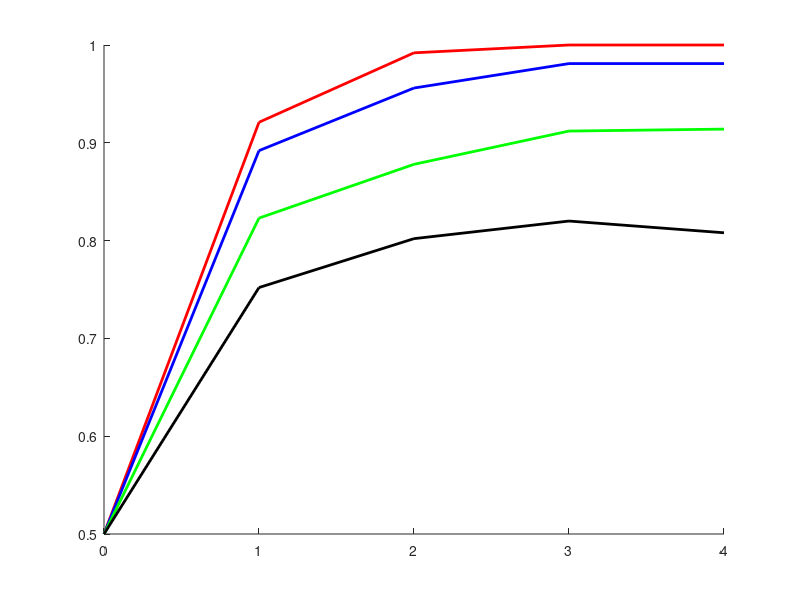

Write the MATLAB code that produced this figure.
twoAFC = repmat(0.5, 4, 5);

%% 2FC
twoAFC(2,1) = 0.921;
twoAFC(3,1) = 0.992;
twoAFC(4,1) = 1.0;
twoAFC(5,1) = 1.0;

%% 4FC
twoAFC(2,2) = 0.892;
twoAFC(3,2) = 0.956;
twoAFC(4,2) = 0.981;
twoAFC(5,2) = 0.981;

%% 6FC
twoAFC(2,3) = 0.823;
twoAFC(3,3) = 0.878;
twoAFC(4,3) = 0.912;
twoAFC(5,3) = 0.914;

%% 8FC
twoAFC(2,4) = 0.752;
twoAFC(3,4) = 0.802;
twoAFC(4,4) = 0.820;
twoAFC(5,4) = 0.808;

figure;
lh = plot([0:4], twoAFC(:,1), "-r");
set(lh, "LineWidth", [2.0]);
box off
hold on
lh = plot([0:4], twoAFC(:,2), "-b");
set(lh, "LineWidth", [2.0]);
lh = plot([0:4], twoAFC(:,3), "-g");
set(lh, "LineWidth", [2.0]);
lh = plot([0:4], twoAFC(:,4), "-k");
set(lh, "LineWidth", [2.0]);
